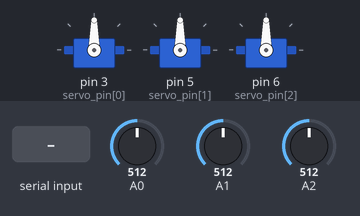
The program below on a simulated Arduino Leonardo, built with avr-gcc and run on an emulated ATmega32U4. Parts: 3 × servo. The test bench sets the inputs (shaded band); at power-on: A0 = 512, A1 = 512, A2 = 512. What the program prints to the serial monitor is not drawn.

Above: at 1.2 s.
1.3 s: "200\n" received over Serial
At 2.31 s:
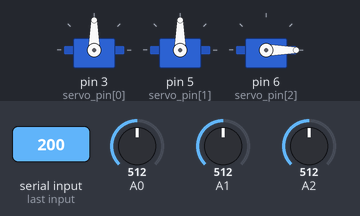
3.8 s: A0 set to 716
At 4.3 s:
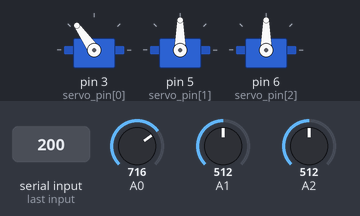
5.3 s: A1 set to 716
At 6.5 s:
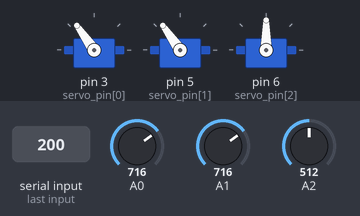
6.8 s: A2 set to 716
At 7.6 s:
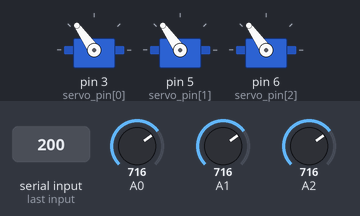
8.3 s: "1,90\n" received over Serial
At 9.31 s:
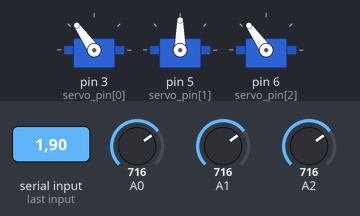
10.8 s: A0 set to 900
At 12.1 s:
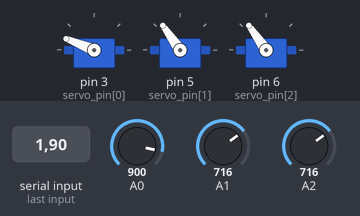
Timing chart, 0 to 13.3 s (numbered marks = the images above; inputs shaded):
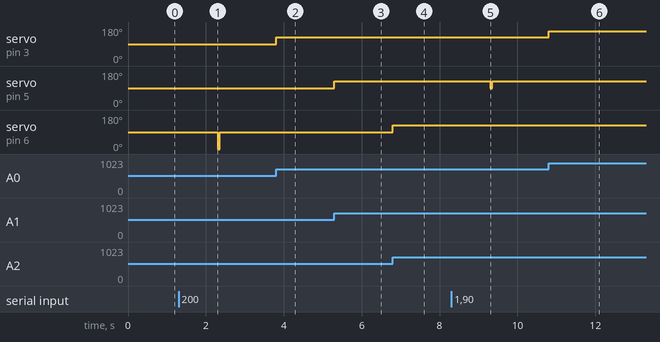

Measured:
- after the input at 1.3 s, servo on pin 6 (servo_pin[2]): 90° → 0° after 1.0 s, → 90° 0.05 s later
- after the input at 3.8 s, servo on pin 3 (servo_pin[0]): 90° → 125° at once
- after the input at 5.3 s, servo on pin 5 (servo_pin[1]): 90° → 125° at once
- after the input at 6.8 s, servo on pin 6 (servo_pin[2]): 90° → 125° at once
- after the input at 8.3 s, servo on pin 5 (servo_pin[1]): 125° → 90° after 1.0 s, → 125° 0.05 s later
- after the input at 10.8 s, servo on pin 3 (servo_pin[0]): 125° → 158° at once

The program:

main.cpp
```cpp
#include "Arduino.h"
#include <Servo.h>

Servo myServo[3];

void setup(/* arguments */) {
  Serial.begin(9600);
  int servo_pin[] ={3,5,6};
  for (int i = 0; i < sizeof(servo_pin)/sizeof(servo_pin[0]); i++) {
    myServo[i].attach(servo_pin[i]);
  }

  Serial.println("input '<servo_pin> <degree>'");
}

void loop(){
  for(int a=0;a<3;a++){
    int val = analogRead(a);
    val = map(val, 0, 1023, 0, 180);
    myServo[a].write(val);
    Serial.println("Servo "+ (String)a + " success rotate to degree "+ (String)val);
  }
  if(Serial.available()!=0){
    String control_text = Serial.readString();
    Serial.println(control_text);
    int servo_num = control_text.substring(0,1).toInt();
    int degree = control_text.substring(2).toInt();
    myServo[servo_num].write(degree);
    String success_info = "Servo "+ (String)servo_num + " success rotate to degree "+ (String)degree;
    Serial.println(success_info);
    delay(50);
  }
}
```
